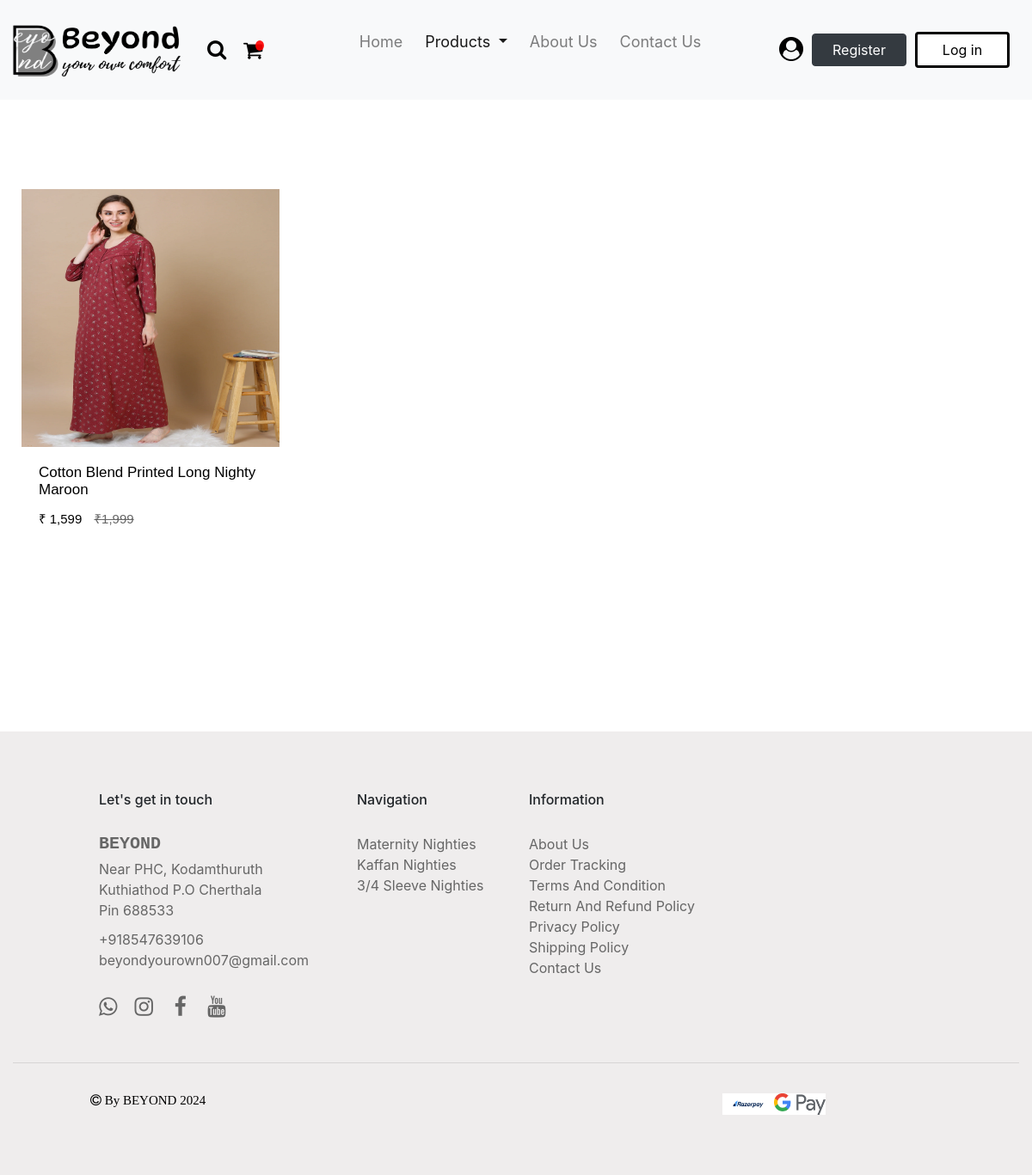
The app's page /product/threebyfourth_sleeve/, older data.
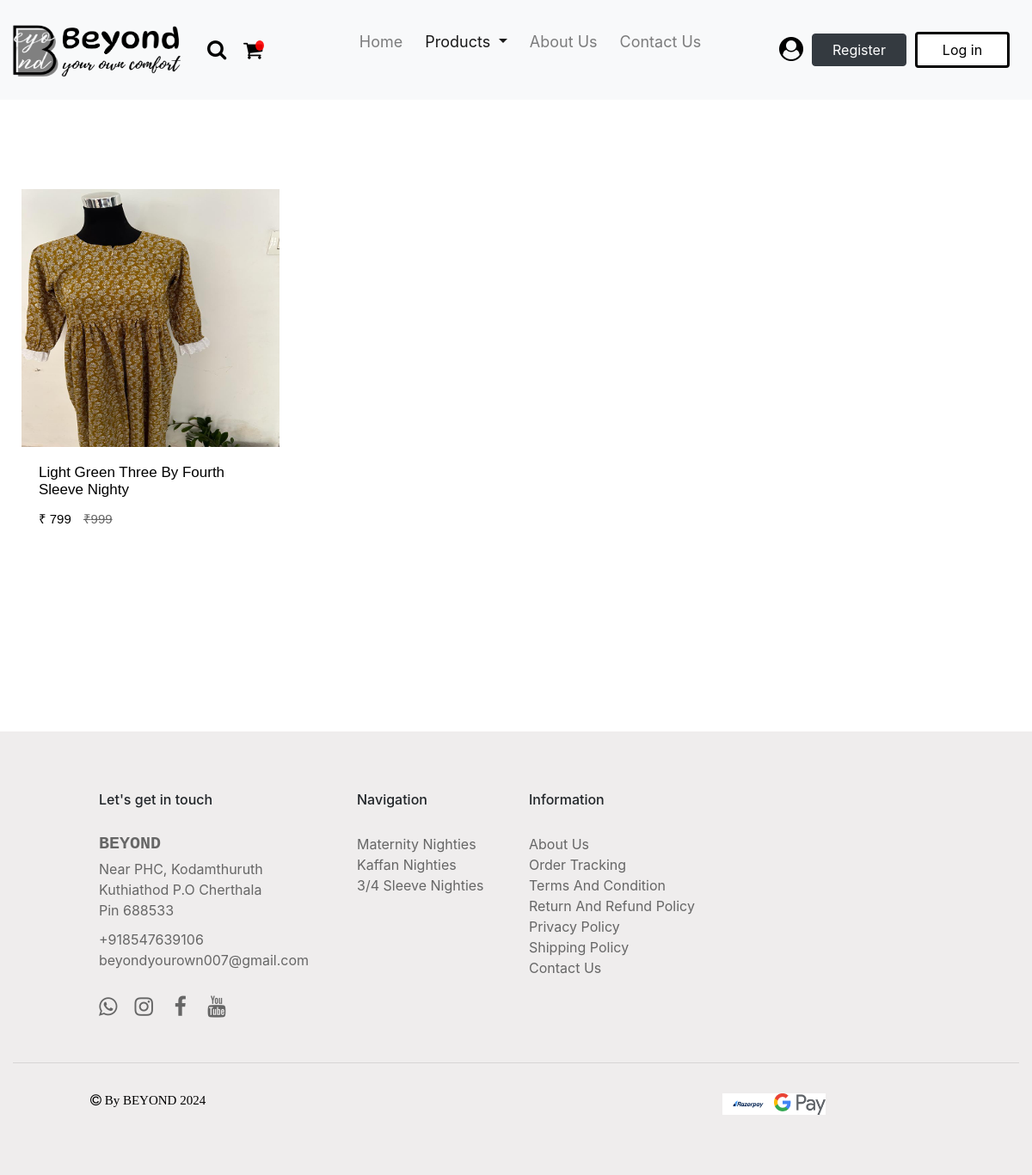
The same page, newer data.
### products/models.py (models this page shows, shortened)
class Product(BaseModel):
    product_name = models.CharField(max_length = 100)
    slug = models.SlugField(unique = True, null = True, blank = True)
    category = models.ForeignKey(Category, on_delete = models.CASCADE, related_name = "products")
    brand = models.CharField(max_length = 100, null = True)
    price = models.TextField(max_length = 10, null = True)
    dummy_price = models.TextField(max_length = 10, null = True)
    product_description = models.TextField(max_length = 500)
    color = models.CharField(max_length = 100, null = True)
    size_variant = models.ManyToManyField(SizeVariant, blank = True)

class ProductImage(BaseModel):
    product = models.ForeignKey(Product,  on_delete = models.CASCADE, related_name = "product_images")
    image = models.ImageField(upload_to="product")

### products/views.py (the view)
# urls.py: path('threebyfourth_sleeve/', threebyfourth_sleeve, name = 'threebyfourth_sleeve'),
def threebyfourth_sleeve(request):
    category_name = 'Three By Fourth Sleeve Nighties'
    category = Category.objects.get(category_name = category_name)
    products = Product.objects.filter(category = category)
    return render(request, 'product/threebyfourth_sleeve.html', {'category_name': category_name, 'products': products})

### templates/product/threebyfourth_sleeve.html (shortened to what the changed rows need)
{% load static %}
<!DOCTYPE html>
<html lang="en">
<head>
    <link href="https://use.fontawesome.com/releases/v5.0.1/css/all.css" rel="stylesheet">
    <link rel="stylesheet" href="https://cdn.jsdelivr.net/npm/bootstrap@4.6.2/dist/css/bootstrap.min.css">
    <link rel="stylesheet" href="https://cdnjs.cloudflare.com/ajax/libs/font-awesome/4.7.0/css/font-awesome.min.css">
</head>
<body>
    <div class="container-fluid" id="container">
        <div class="row">
            {% for k in products %}
            <div class="row row-cols-2 g-2">
                <div class="col">
                    <div class="card">
                        <div class="grid-image">
                            <a href="{% url 'get_products' k.slug %}"><img src="/media/{{k.product_images.first.image}}" class="card-img-top" alt="..."></a>
                        </div>
                        <div class="card-body">
                            <a href="{% url 'get_products' k.slug %}" class="link"><h5 class="card-title">{{k.product_name}}</h5></a>
                            <p class="card-price">₹ {{k.price}} <strike class="dummy-price">₹{{k.dummy_price}}</strike></p>
                        </div>
                    </div>
                </div>
            </div>
            {% endfor %}
        </div>
    </div>
</body>
</html>

Row changes from the older to the newer data that the page shows:
removed Product: product_images.first.image (picture), product_name "Cotton Blend Printed Long Nighty Maroon", price "1,599", dummy_price "1,999"
added Product: product_images.first.image (picture), product_name "Light Green Three By Fourth Sleeve Nighty", price "799", dummy_price "999"
